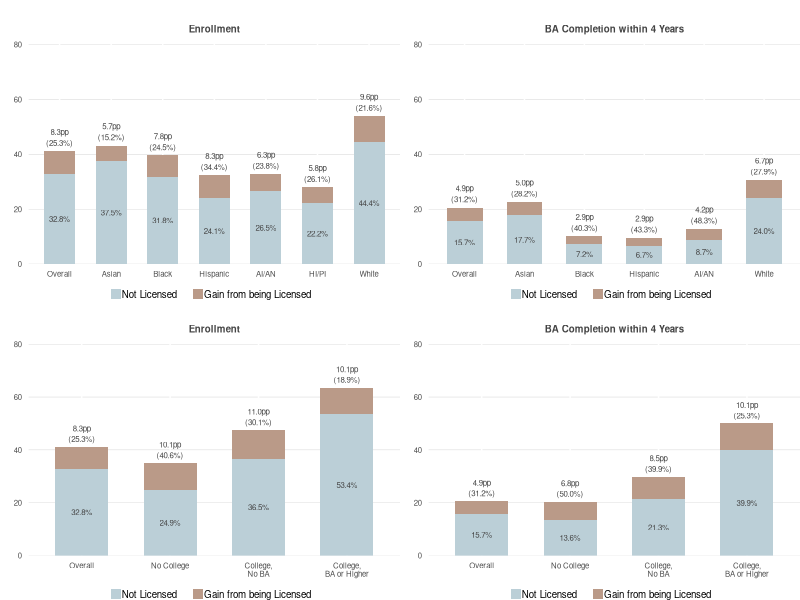
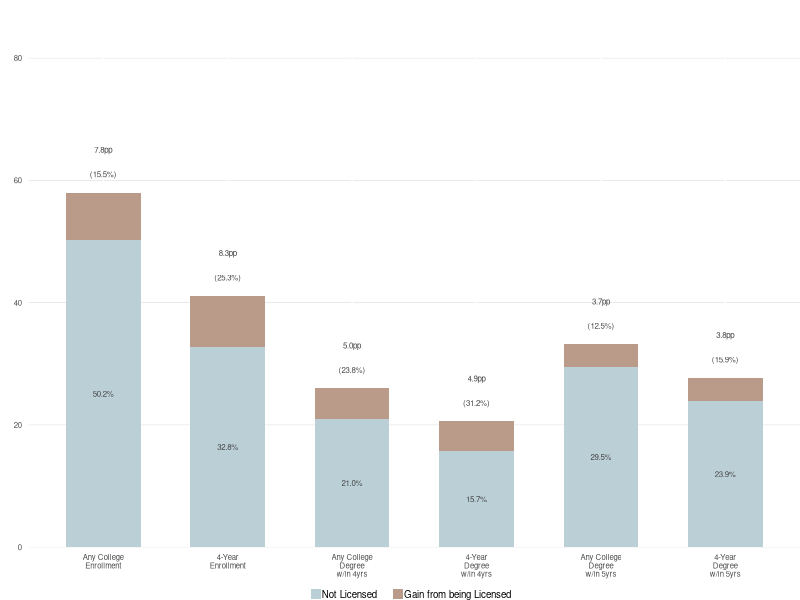

The R script that drew these images, in order: (Note: this script raises an error after producing the figures.)
## ---- chunk 1
library(knitr)
library(bookdown)

# https://cran.r-project.org/web/packages/kableExtra/vignettes/awesome_table_in_pdf.pdf
library(kableExtra)
library(tidyverse)
library(gridExtra)
library(scales)

knitr::opts_chunk$set(echo = F, message = F, warning = F)

knitr::knit_hooks$set(inline = function(x) {   if(!is.numeric(x)){     x   }else{    prettyNum(round(x,2), big.mark=",")    } })

theme_set(
  theme(
    text = element_text(size = 7),
    panel.background = element_blank(),
    plot.title = element_text(color = '#444444', size = 7, hjust = 0.5, face = 'bold'),
    axis.ticks = element_blank(),
    axis.title = element_text(face = 'bold'),
    legend.title = element_text(face = 'bold'),
    legend.key.size = unit(0.3, 'cm')
  )
)
## ---- chunk 2

create_cb_figure <- function(categories, values, plot_title) {
  cb_fig_df <- data.frame(
    category = rep(categories, each = 2),
    subcategory = rep(c('Not Licensed', 'Gain from being Licensed'), length(categories)), 
    value = values
  )
  
  cb_fig_df$category <- factor(cb_fig_df$category, levels = categories)
  
  cb_fig_df %>%
    left_join(
      cb_fig_df %>%
        pivot_wider(id_cols = category, names_from = subcategory, values_from = value) %>%
        mutate(
          total = `Not Licensed` + `Gain from being Licensed`,
          pct_change = `Gain from being Licensed` / `Not Licensed` * 100
        ),
      by = 'category') %>% 
    ggplot(aes(x = category, y = value, fill = subcategory, width = 0.6)) +
    geom_bar(position = 'stack', stat = 'identity') +
    geom_text(aes(y = value, label = if_else(subcategory == 'Not Licensed', str_c(sprintf('%.1f', value), '%'), '')), color = '#444444', size = 2, position = position_stack(vjust = 0.5)) +
    geom_text(aes(y = total + 3, label = if_else(subcategory == 'Not Licensed', str_c('(', sprintf('%.1f', pct_change), '%)'), '')), color = '#444444', size = 2) +
    geom_text(aes(y = total + 7, label = if_else(subcategory == 'Not Licensed', str_c(sprintf('%.1f', `Gain from being Licensed`), 'pp'), '')), color = '#444444', size = 2) +
    ggtitle(plot_title) +
    xlab('') + ylab('') + 
    scale_y_continuous(expand = expansion(mult = c(0, 0.05)), limits = c(0, 80)) +
    scale_fill_manual(values = c('#ba9a88', '#bbcfd7')) +
    theme(
        plot.margin = margin(t = 0.6, unit = 'cm'),
        panel.grid.major.y = element_line(size = 0.1, color = 'gray'),
        legend.title = element_blank(),
        legend.position = 'bottom',
        legend.margin = margin(t = -0.5, unit = 'cm'),
        legend.text = element_text(margin = margin(r = 0.2, unit = 'cm'))
      ) +
      guides(fill = guide_legend(reverse = T))
}

grid.arrange(
  create_cb_figure(
    c('Overall', 'Asian', 'Black', 'Hispanic', 'AI/AN', 'HI/PI', 'White'),
    c(32.8, 8.3, 37.5, 5.7, 31.8, 7.8, 24.1, 8.3, 26.5, 6.3, 22.2, 5.8, 44.4, 9.6),
    'Enrollment'
  ),
  create_cb_figure(
    c('Overall', 'Asian', 'Black', 'Hispanic', 'AI/AN', 'White'),
    c(15.7, 4.9, 17.7, 5.0, 7.2, 2.9, 6.7, 2.9, 8.7, 4.2, 24.0, 6.7),
    'BA Completion within 4 Years'
  ),
  create_cb_figure(
    c('Overall', 'No College', 'College,\nNo BA', 'College,\nBA or Higher'),
    c(32.8, 8.3, 24.9, 10.1, 36.5, 11.0, 53.4, 10.1),
    'Enrollment'
  ),
  create_cb_figure(
    c('Overall', 'No College', 'College,\nNo BA', 'College,\nBA or Higher'),
    c(15.7, 4.9, 13.6, 6.8, 21.3, 8.5, 39.9, 10.1),
    'BA Completion within 4 Years'
  ),
  ncol = 2
)
## ---- chunk 3


create_cb_figure(
    c('Any College\nEnrollment', '4-Year\nEnrollment', 'Any College\nDegree\nw/in 4yrs', '4-Year\nDegree\nw/in 4yrs', 'Any College\nDegree\nw/in 5yrs', '4-Year\nDegree\nw/in 5yrs'),
    c(50.2, 7.8, 32.8, 8.3, 21.0, 5.0, 15.7, 4.9, 29.5, 3.7, 23.9, 3.8),
    ''
  )
## ---- chunk 4
knitr::include_graphics('./../assets/images/enrollment_funnel.png')
#![The enrollment funnel](assets/images/enrollment_funnel.png)
## ---- chunk 5
knitr::include_graphics('./../assets/images/reuters_voter_database.png')
#![The enrollment funnel](assets/images/enrollment_funnel.png)
## ---- chunk 6
knitr::include_graphics('./../assets/images/Illustration-EMS-Enroll360-Final-V3.png')
#![The enrollment funnel](assets/images/enrollment_funnel.png)
